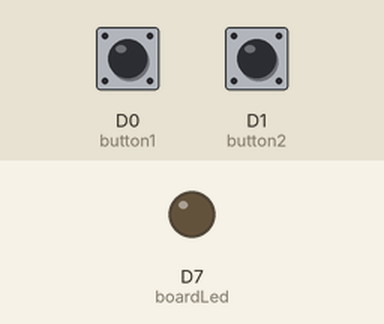
The sketch below on a simulated Particle Photon. Shown: output pins drawn as LEDs (lit = HIGH). Dashed ring = blinking. The test bench sets the inputs (shaded band); at power-on: D0 (button1) LOW, D1 (button2) LOW.

Above: at 1.2 s.
1.3 s: D0 (button1) pulled HIGH for 3.2 s
At 2.0 s:
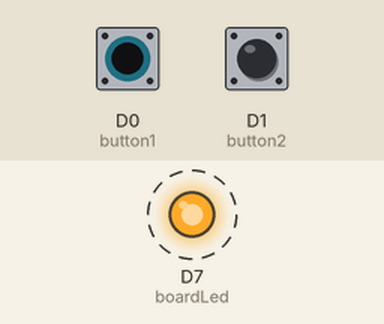
6.8 s: D1 (button2) pulled HIGH for 3.2 s
At 7.4 s:
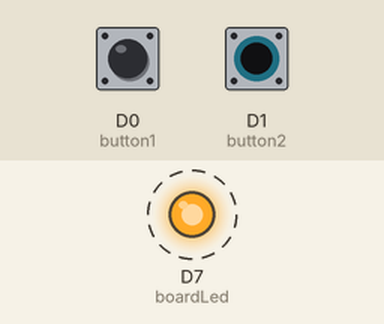
Timing chart, 0 to 12.4 s (numbered marks = the images above; inputs shaded):
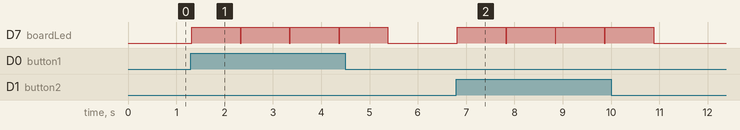

Measured:
- after the input at 1.3 s, D7 (boardLed): alternates HIGH for 1.0 s and LOW for 0.02 s, starting at once
- after the input at 6.8 s, D7 (boardLed): alternates HIGH for 1.0 s and LOW for 0.02 s, 8 changes in all, then stays LOW, starting at once

The sketch:

ButtonStates.ino
```cpp
// (licence header left out)
// Copyright (c) 2016 Rahul Deshpande

// Permission is hereby granted, free of charge, to any person obtaining a copy
// of this software and associated documentation files (the "Software"), to deal
// in the Software without restriction, including without limitation the rights
// to use, copy, modify, merge, publish, distribute, sublicense, and/or sell
// copies of the Software, and to permit persons to whom the Software is
// furnished to do so, subject to the following conditions:

// The above copyright notice and this permission notice shall be included in all
// copies or substantial portions of the Software.

// THE SOFTWARE IS PROVIDED "AS IS", WITHOUT WARRANTY OF ANY KIND, EXPRESS OR
// IMPLIED, INCLUDING BUT NOT LIMITED TO THE WARRANTIES OF MERCHANTABILITY,
// FITNESS FOR A PARTICULAR PURPOSE AND NONINFRINGEMENT. IN NO EVENT SHALL THE
// AUTHORS OR COPYRIGHT HOLDERS BE LIABLE FOR ANY CLAIM, DAMAGES OR OTHER
// LIABILITY, WHETHER IN AN ACTION OF CONTRACT, TORT OR OTHERWISE, ARISING FROM,
// OUT OF OR IN CONNECTION WITH THE SOFTWARE OR THE USE OR OTHER DEALINGS IN THE
// SOFTWARE.

// This app will publish an event from Particle Electron board when a button is pressed.
// It will identify the appropriate button.

int button1 = D0; // Button 1 is connected here.
int button2 = D1; // Button 2 is connected here.
int boardLed = D7; // This is the LED that is already on your device.

int val_button1 = 0;
int val_button2 = 0;

void setup() {

  pinMode(button1,INPUT_PULLDOWN); // set as input
  pinMode(button2,INPUT_PULLDOWN);  // set as input
  pinMode(boardLed,OUTPUT); // Our on-board LED is output

}

void loop() {

   val_button1 = digitalRead(button1);

         if (val_button1 == HIGH) {
             // Publish to Particle cloud
            Spark.publish("PRESSED","CHECK_IN",60,PRIVATE);
            // And flash the on-board LED on and off.
            digitalWrite(boardLed,HIGH);
            delay(1000);
            digitalWrite(boardLed,LOW);
            val_button1 = LOW;

         }

     val_button2 = digitalRead(button2);

         if (val_button2 == HIGH) {
             // Publish to Particle cloud
            Spark.publish("PRESSED","CHECK_OUT",60,PRIVATE);
            // And flash the on-board LED on and off.
            digitalWrite(boardLed,HIGH);
            delay(1000);
            digitalWrite(boardLed,LOW);
            val_button2 = LOW;

         }


  }
```
